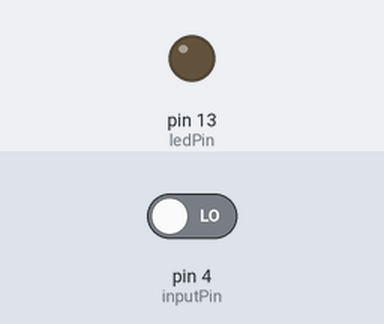
Bench run of a sketch on a simulated Arduino Uno, built with avr-gcc and run on an emulated ATmega328P. Shown: output pins drawn as LEDs (lit = HIGH). The inputs (shaded band) are chosen by the test bench; at power-on: pin 4 (inputPin) LOW.

Above: at 1.2 s.
1.3 s: pin 4 (inputPin) driven HIGH
At 2.1 s:
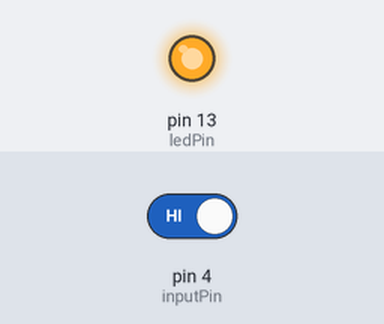
2.8 s: pin 4 (inputPin) driven LOW
At 3.3 s:
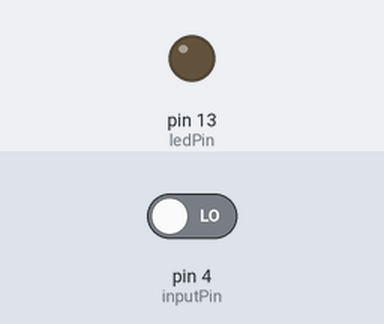
Timing chart, 0 to 5.8 s (numbered marks = the images above; inputs shaded):
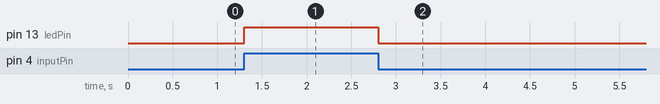

The sketch:

self_locking_switch.ino
```cpp
// Self-Locking Switch 自锁按键
// Author: Jiahui Tang
// Date: 2017-1-16

int ledPin = 13;
int inputPin = 4;

void setup() {
  pinMode(ledPin, OUTPUT);
  pinMode(inputPin, INPUT);
}

void loop(){
  int val = digitalRead(inputPin);
  if (val == HIGH) {
    digitalWrite(ledPin, HIGH);
  } else {
    digitalWrite(ledPin, LOW);
  }
}
```

Measured:
- after the input at 1.3 s, pin 13 (ledPin): LOW → HIGH at once
- after the input at 2.8 s, pin 13 (ledPin): HIGH → LOW at once
